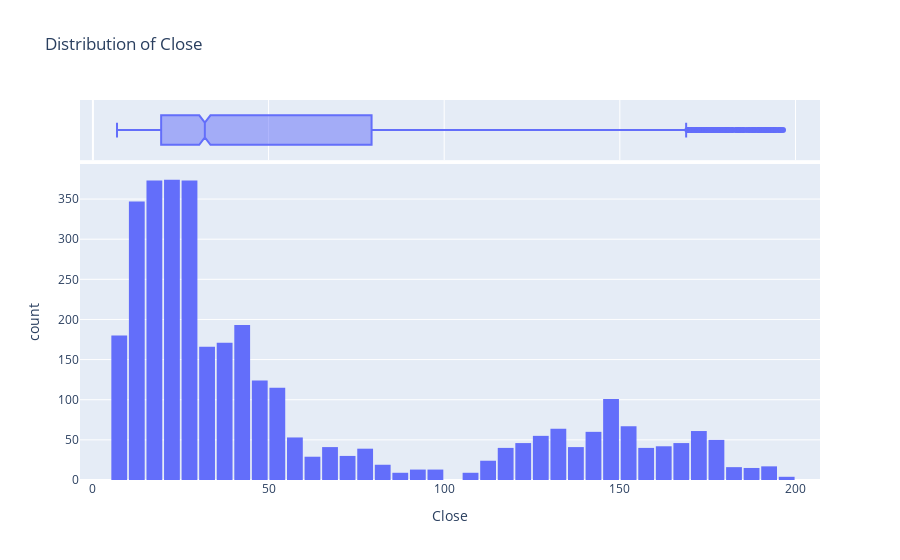

Notebook code cell kept with this figure:
### Code cell
fig = px.histogram(df1, 
                   x='Close', 
                   marginal='box', 
                   nbins=47, 
                   title='Distribution of Close')
fig.update_layout(bargap=0.1)
fig.show()

### Figure 1 — Plotly figure (JSON) as saved in the notebook; plotly's stock layout.template omitted (floating-point values rounded to 4 significant figures; data arrays with more than 128 entries replaced by an {"elided": "..."} marker saying what was removed)
{"data": [{"alignmentgroup": "True", "bingroup": "x", "hovertemplate": "Close=%{x}<br>count=%{y}<extra></extra>", "legendgroup": "", "marker": {"color": "#636efa", "pattern": {"shape": ""}}, "name": "", "nbinsx": 47, "offsetgroup": "", "orientation": "v", "showlegend": false, "type": "histogram", "x": {"elided": "3460 float values"}, "xaxis": "x", "yaxis": "y"}, {"alignmentgroup": "True", "hovertemplate": "Close=%{x}<extra></extra>", "legendgroup": "", "marker": {"color": "#636efa"}, "name": "", "notched": true, "offsetgroup": "", "showlegend": false, "type": "box", "x": {"elided": "3460 float values"}, "xaxis": "x2", "yaxis": "y2"}], "layout": {"bargap": 0.1, "barmode": "relative", "legend": {"tracegroupgap": 0}, "title": {"text": "Distribution of Close"}, "xaxis": {"anchor": "y", "domain": [0, 1], "title": {"text": "Close"}}, "xaxis2": {"anchor": "y2", "domain": [0, 1], "matches": "x", "showgrid": true, "showticklabels": false}, "yaxis": {"anchor": "x", "domain": [0, 0.8316], "title": {"text": "count"}}, "yaxis2": {"anchor": "x2", "domain": [0.8416, 1], "matches": "y2", "showgrid": false, "showline": false, "showticklabels": false, "ticks": ""}}}
